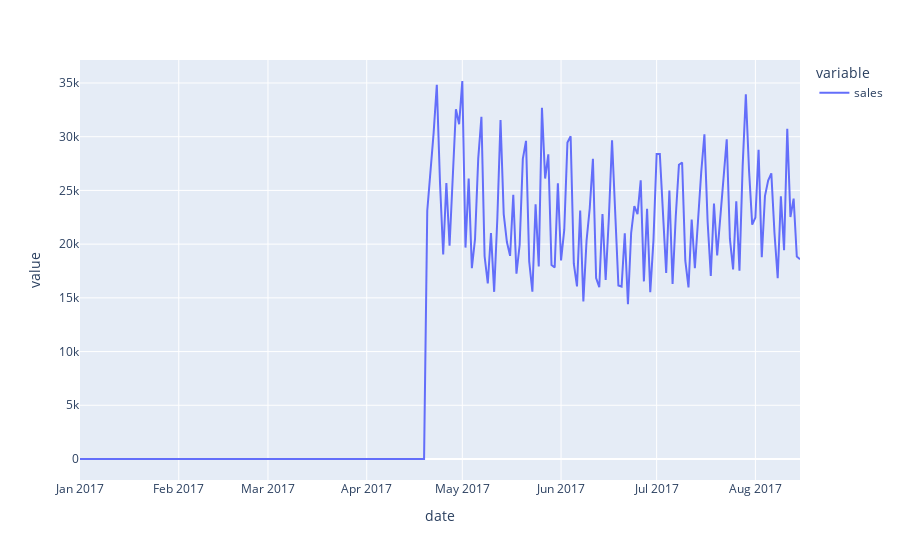

The cell this chart's notebook holds for it:
### Code cell
px.line(df2[df2.store_nbr==52].groupby(pd.Grouper(key='date',freq='1d')).sum().loc['2017'].sales)

### Figure 1 — Plotly figure (JSON) as saved in the notebook; plotly's stock layout.template omitted (floating-point values rounded to 4 significant figures; data arrays with more than 128 entries replaced by an {"elided": "..."} marker saying what was removed)
{"data": [{"hovertemplate": "variable=sales<br>date=%{x}<br>value=%{y}<extra></extra>", "legendgroup": "sales", "line": {"color": "#636efa", "dash": "solid"}, "marker": {"symbol": "circle"}, "mode": "lines", "name": "sales", "orientation": "v", "showlegend": true, "type": "scatter", "x": {"elided": "227 str values"}, "xaxis": "x", "y": {"elided": "227 float values"}, "yaxis": "y"}], "layout": {"legend": {"title": {"text": "variable"}, "tracegroupgap": 0}, "margin": {"t": 60}, "xaxis": {"anchor": "y", "domain": [0, 1], "title": {"text": "date"}}, "yaxis": {"anchor": "x", "domain": [0, 1], "title": {"text": "value"}}}}
